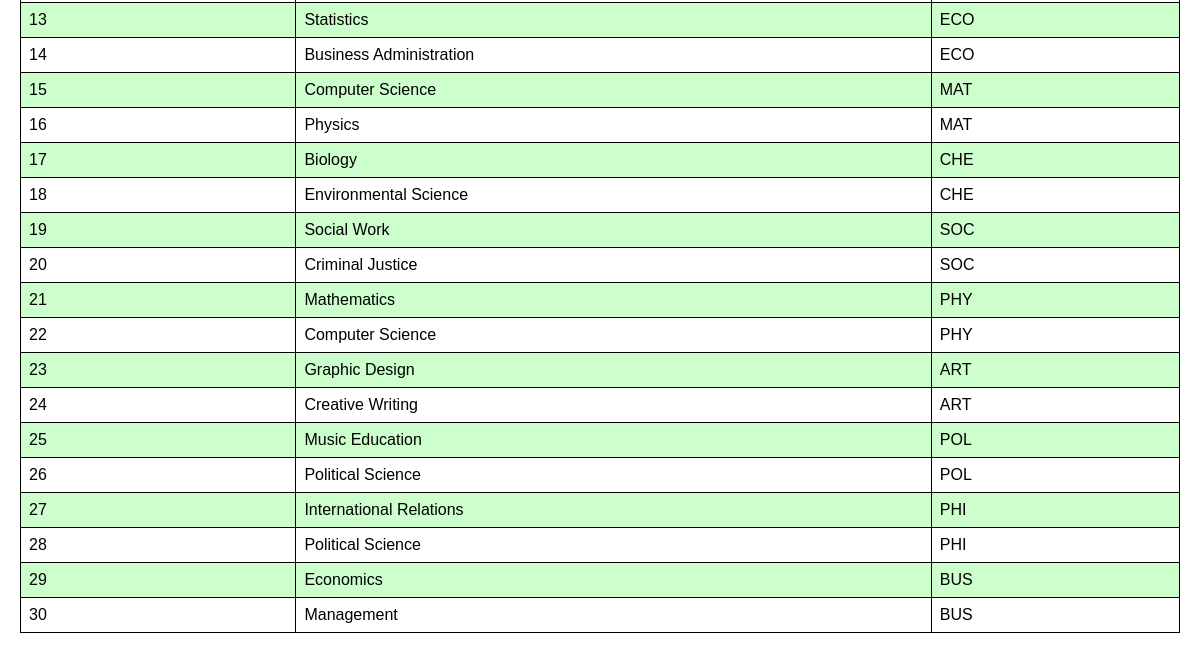
The page /Systemsproject/facminor1.php (lower part) on the database as committed earlier.
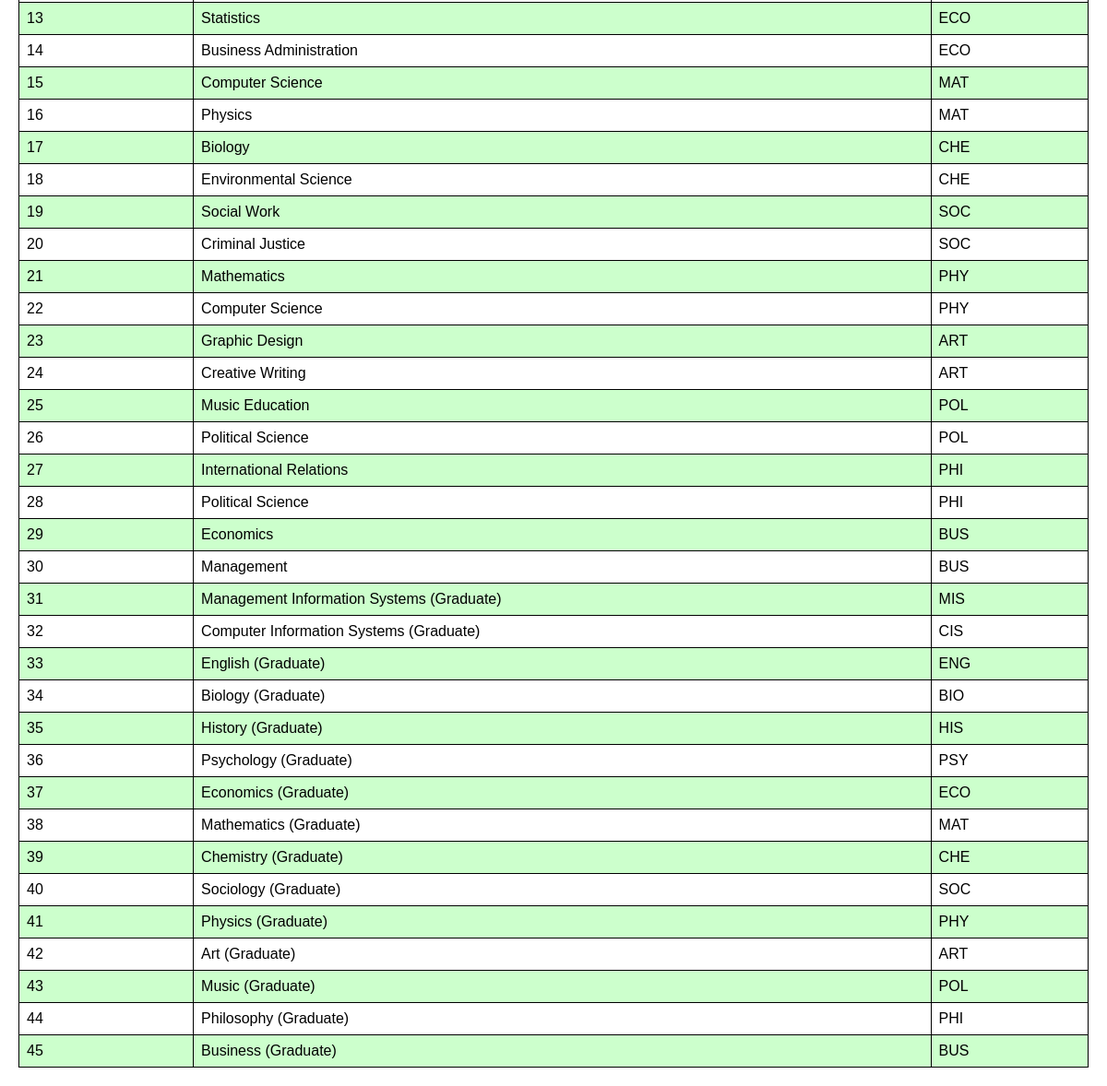
The same page on the database as committed later.
### tables this page shows
CREATE TABLE `minor` (
  `MinorID` int(11) NOT NULL,
  `DeptID` varchar(25) DEFAULT NULL,
  `MinorName` varchar(300) NOT NULL
);

### Systemsproject/facminor1.php (the view, shortened to what this page needs)
<?php
@include 'config1.php';
$query = "SELECT * FROM minor";
$result = mysqli_query($conn, $query);
$minors = [];
$counter = 1;
while ($row = mysqli_fetch_assoc($result)) {
   $row['MinorID'] = $counter;
    $minors[] = $row;
     $counter++;
}
?>
<!DOCTYPE html>
<html lang="en">
<head>
   <link rel="stylesheet" href="css/fatman1.css">
</head>
<body>
   <div class="minor-container">
      <table>
         <?php foreach ($minors as $minor) : ?>
            <tr>
               <td><?php echo $minor['MinorID']; ?></td>
               <td><?php echo $minor['MinorName']; ?></td>
               <td><?php echo $minor['DeptID']; ?></td>
            </tr>
         <?php endforeach; ?>
      </table>
   </div>
</body>
</html>

### Systemsproject/css/fatman1.css (style rules this page uses)
* { font-family: 'Cursive', sans-serif; margin: 0; padding: 0; box-sizing: border-box; outline: none; border: none; text-decoration: none; }

### Systemsproject/facminor1.php (style rules this page uses)
.minor-container { padding: 20px; }
table { width: 100%; border-collapse: collapse; }
table, th, td { border: 1px solid #000; }
th, td { padding: 8px; text-align: left; }
tr:nth-child(even) { background-color: #ccffcc; }

Rows that differ between the two databases and show on the page:
added minor: MinorID "31", MinorName "Management Information Systems (Graduate)", DeptID "MIS"
added minor: MinorID "32", MinorName "Computer Information Systems (Graduate)", DeptID "CIS"
added minor: MinorID "33", MinorName "English (Graduate)", DeptID "ENG"
added minor: MinorID "34", MinorName "Biology (Graduate)", DeptID "BIO"
added minor: MinorID "35", MinorName "History (Graduate)", DeptID "HIS"
added minor: MinorID "36", MinorName "Psychology (Graduate)", DeptID "PSY"
added minor: MinorID "37", MinorName "Economics (Graduate)", DeptID "ECO"
added minor: MinorID "38", MinorName "Mathematics (Graduate)", DeptID "MAT"
added minor: MinorID "39", MinorName "Chemistry (Graduate)", DeptID "CHE"
added minor: MinorID "40", MinorName "Sociology (Graduate)", DeptID "SOC"
added minor: MinorID "41", MinorName "Physics (Graduate)", DeptID "PHY"
added minor: MinorID "42", MinorName "Art (Graduate)", DeptID "ART"
added minor: MinorID "43", MinorName "Music (Graduate)", DeptID "POL"
added minor: MinorID "44", MinorName "Philosophy (Graduate)", DeptID "PHI"
added minor: MinorID "45", MinorName "Business (Graduate)", DeptID "BUS"
